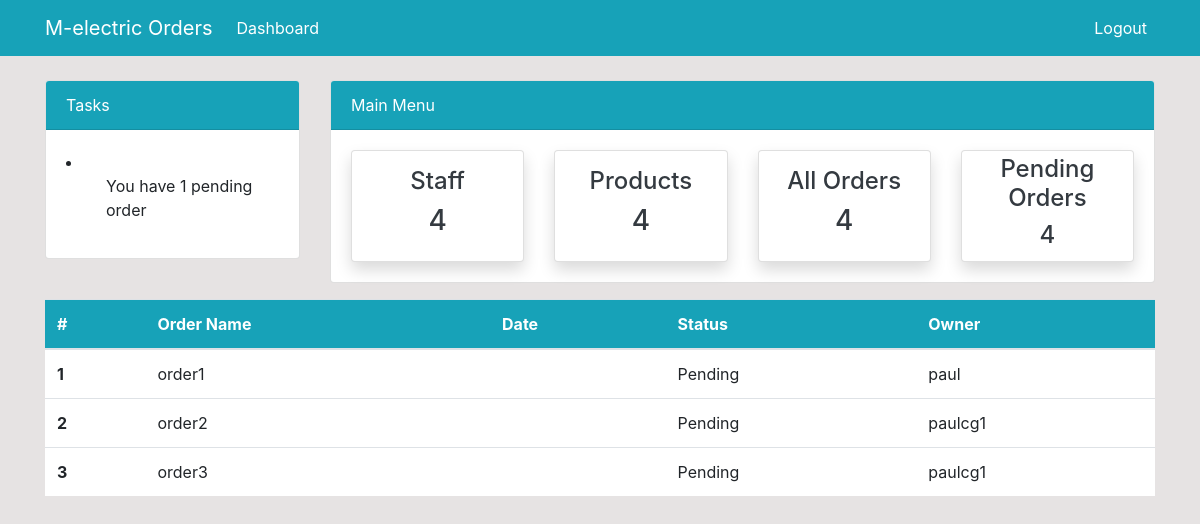
Before: /orders (signed in) with the older database file.
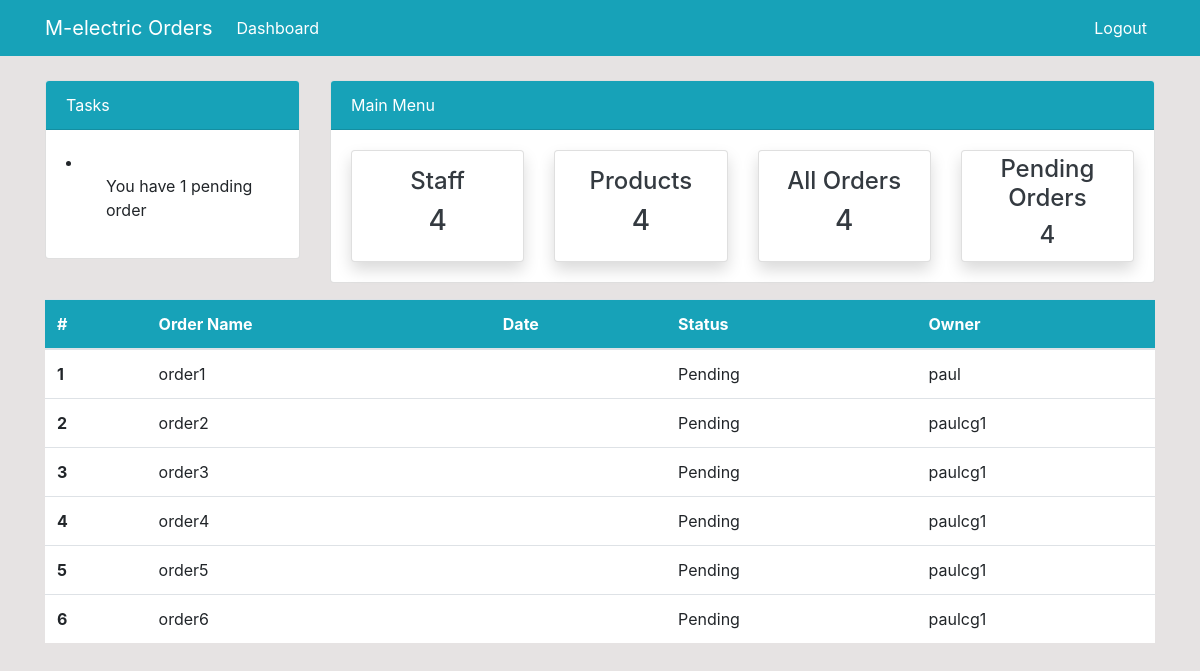
After: the same page with the newer database file.
### dashboard/models.py (models this page shows, shortened)
class Order(models.Model):
	description = models.CharField('Order Description', max_length=100)
	status = models.CharField('Status', max_length=50, choices=STATUS)
	user = models.ForeignKey(User, blank=True, null=True, on_delete=models.CASCADE)
	products = models.ManyToManyField(Product, blank=True, through='ThroughModel')
	created = models.DateTimeField(auto_now_add=True)
	approval_date = models.DateTimeField('Approval Date', blank=True, null=True)

### dashboard/views.py (the view)
# urls.py: path('orders', views.orders, name='orders'),
@login_required
def orders(request):
    orders_list = Order.objects.all()
    return render(request, 'dashboard/orders.html', {'orders_list':orders_list})

### templates/dashboard/orders.html (shortened to what this page needs)
{% extends 'partials/base.html' %}
{% block content %}
{% include 'partials/topnav.html' %}
    <div class="container">
        <div class="row my-3">
            <div class="col-md-12">
                <table class="table bg-white">
                    <thead class="bg-info">
                        <tr class="text-white">
                            <th scope="col">#</th>
                            <th scope="col">Order Name</th>
                            <th scope="col">Date</th>
                            <th scope="col">Status</th>
                            <th scope="col">Owner</th>
                        </tr>
                    </thead>
                    <tbody>
                        {% for order in orders_list %}
                        <tr>
                            <th scope="row">{{ forloop.counter }}</th>
                            <td>{{ order.description }}</td>
                            <td>{{ order.approval_date.date }}</td>
                            <td>{{ order.status }}</td>
                            <td>{{ order.user }}</td>
                        </tr>
                        {% endfor %}
                    </tbody>
                </table>
            </div>
        </div>
    </div>
{% endblock %}

Changed rows visible on the page:
added Order: description "order4", status "Pending", user "paulcg1"
added Order: description "order5", status "Pending", user "paulcg1"
added Order: description "order6", status "Pending", user "paulcg1"
